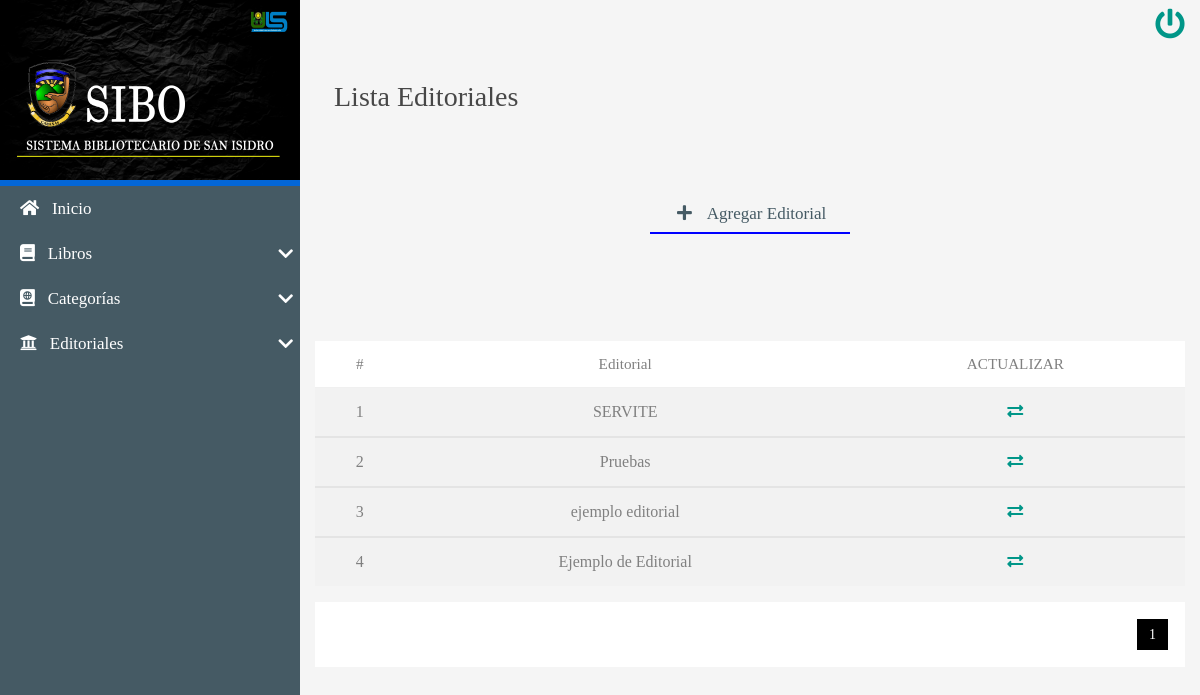
Before: /CRUD/READ/ListaEditorial.php (signed in) with the older database file.
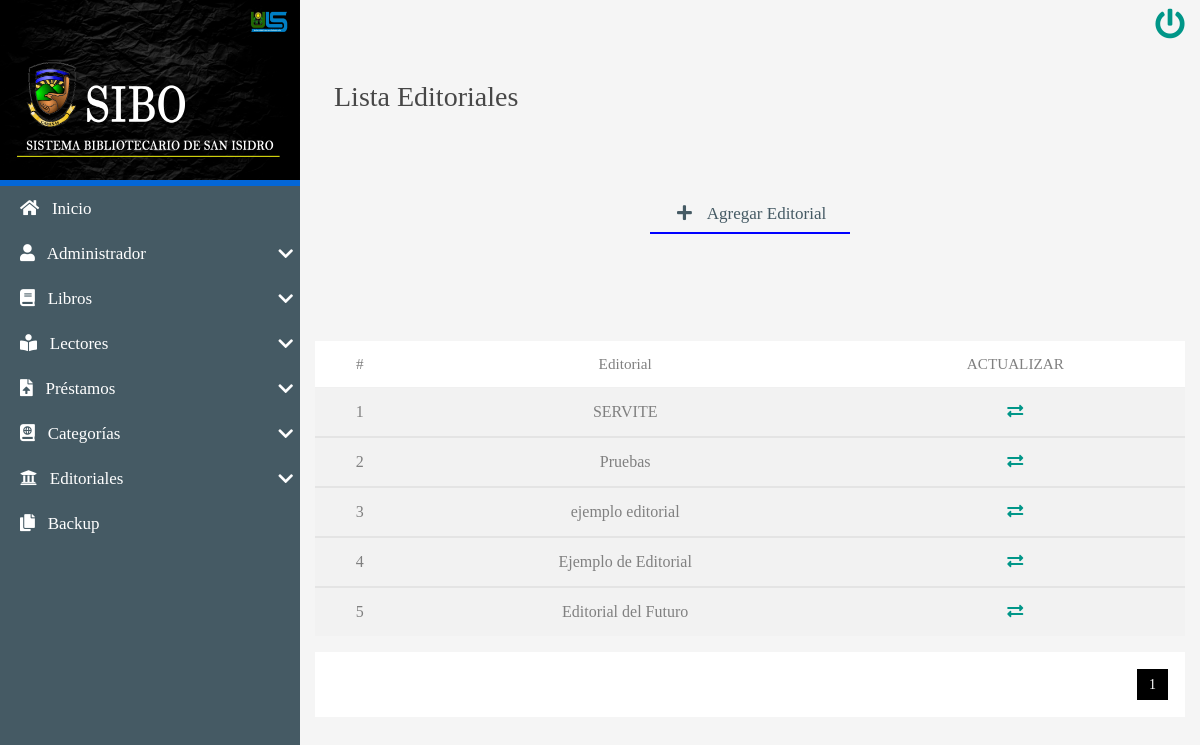
After: the same page with the newer database file.
### tables this page shows
CREATE TABLE `editoriales` (
  `idEditorial` int(8) NOT NULL AUTO_INCREMENT,
  `editorial` varchar(250) NOT NULL,
  `estatus` int(1) NOT NULL DEFAULT 1,
  PRIMARY KEY (`idEditorial`)
);

### CRUD/READ/ListaEditorial.php (the view, shortened to what the changed rows need)
<!DOCTYPE html>
<html lang="es">
<head>
   <?php include'../../INCLUDES/link2.php'; ?>
</head>
<body>
    <main class="full-box main-container">
         <section class="full-box nav-lateral">
            <div class="full-box nav-lateral-content">
                <nav class="full-box nav-lateral-menu">
                      <ul>
                    <?php
                    if ($_SESSION['rol'] <2) {
                        ?>
                            <li>
                            <a href="#" class="nav-btn-submenu"><i class="fas fa-user"></i>
                            &nbsp; Administrador <i class="fas fa-chevron-down"></i></a>
                        </li>
                     <?php } ?>
                         <?php
                    if ($_SESSION['rol'] <=2) {
                        ?>
                    <li>
                            <a href="#" class="nav-btn-submenu"><i class="fas fa-book-reader"></i>
                             &nbsp; Lectores <i class="fas fa-chevron-down"></i></a>
                        </li>
                        <li>
                            <a href="#" class="nav-btn-submenu"><i class="fas fa-file-upload"></i>
                               &nbsp; Préstamos <i class="fas fa-chevron-down"></i></a>
                        </li>
                         <?php } ?>
                         <?php
                    if ($_SESSION['rol'] <2) {
                        ?>
                     <li>
                        <a href="../../backupDB/descarga.php"><i class="fas fa-copy"></i>
                        &nbsp; Backup</a>
                        </li>
                         <?php } ?>
                    </ul>
                </nav>
            </div>
        </section>
        <section class="full-box page-content">
            <div class="container-fluid">
               <br><br><br>
                       <table class="table table-striped">
                        <thead>
                            <tr class="text-center roboto-medium">
                                <th>#</th>
                                <th>Editorial</th>
                                <th>ACTUALIZAR</th>
                            </tr>
                        </thead>
                        <?php
                  include'../../BD/conexionBD.php';
         $sql_register = mysqli_query($mysqli, "SELECT COUNT(*) as total_registros FROM editoriales");
            $result_register=mysqli_fetch_array($sql_register);
            $total_registros=$result_register['total_registros'];
            $por_pagina=8;
            if (empty($_GET['pagina']))
            {
                $pagina=1;
            }else{
                $pagina=$_GET['pagina'];
            }
            $desde=($pagina-1)*$por_pagina;
            $total_paginas= ceil($total_registros / $por_pagina);
            $query=mysqli_query($mysqli,"SELECT * FROM editoriales WHERE estatus=1 ORDER BY idEditorial ASC LIMIT $desde , $por_pagina");
            $resultado=mysqli_num_rows($query);
            if($resultado>0){
                while ($data= mysqli_fetch_array($query)) {
                              ?>
                        <tbody>
                        <tr class="text-center">
                            <td><?php echo $data['idEditorial']; ?></td>
                            <td><?php echo $data['editorial']; ?></td>
                            <td><a href="../UPDATE/Update-editorial.php?id=<?php echo $data['idEditorial']; ?>"><i class="fas fa-exchange-alt"></i></a></td>
                        </tr>
             </tbody>
              <?php
                 }
            }
            ?>
             </table>
              </div>
              <div class="container-fluid paginador">
        <ul>
            <?php
            for ($i=1; $i <= $total_paginas; $i++) {
                if ($i==$pagina) {
                     echo '<li class="pageSelected">'.$i.'</li>';
                }else{
                    echo '<li><a href="?pagina='.$i.'">'.$i.'</a></li>';
                }
            }
             ?>
        </ul>
        </div>
               </section>
    </main>
</body>
</html>

Changed rows visible on the page:
added editoriales: idEditorial "5", editorial "Editorial del Futuro"
Other visible differences:
text now shown: "Administrador Lectores Préstamos Backup"
